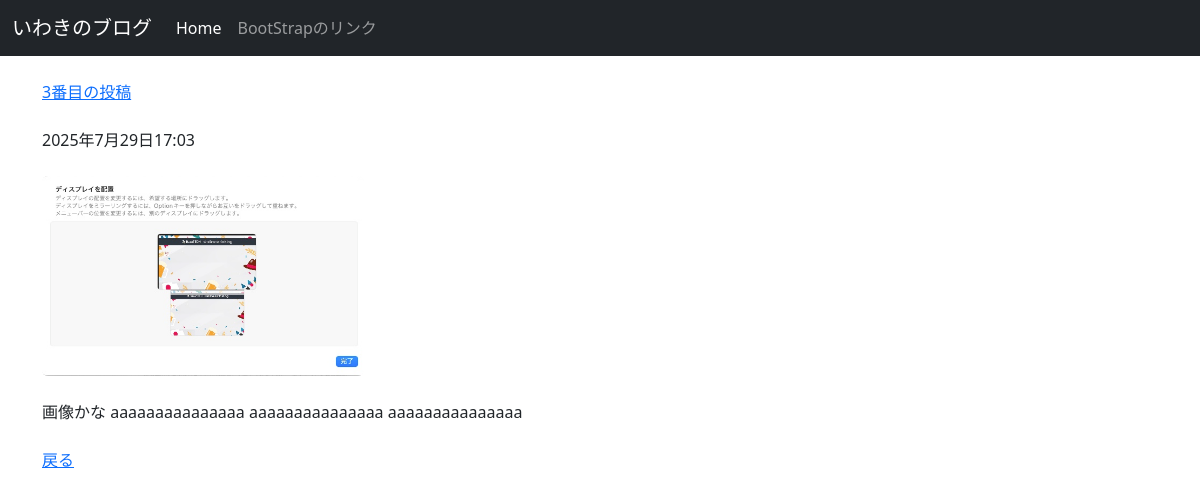
/posts/3/, run on the app's committed database.
### posts/models.py (models this page shows, shortened)
class Post(models.Model):
  title = models.CharField(max_length=100)
  published = models.DateTimeField()
  image = models.ImageField(upload_to='media/')
  body = models.TextField()

### posts/views.py (the view)
# urls.py: path('posts/<int:post_id>/', views.post_detail,name='post_detail'),
def post_detail(request,post_id):
  post = get_object_or_404(Post,pk=post_id)
  return render(request,'posts/post_detail.html',{'post':post})

### posts/templates/posts/post_detail.html (shortened to what this page needs)
<!DOCTYPE html>
<html lang="ja-jp">
 <head>
     <link href="https://cdn.jsdelivr.net/npm/bootstrap@5.3.0/dist/css/bootstrap.min.css" rel="stylesheet">
  </head>
 <body>
  <nav class="navbar navbar-expand-lg navbar-dark bg-dark">
  <div class="container-fluid">
    <a class="navbar-brand" href="#">いわきのブログ</a>
    <div class="collapse navbar-collapse" id="navbarSupportedContent">
      <ul class="navbar-nav me-auto mb-2 mb-lg-0">
        <li class="nav-item">
          <a class="nav-link active" aria-current="page" href="#">Home</a>
        </li>
        <li class="nav-item">
          <a class="nav-link" href="https://getbootstrap.jp/docs/5.3/getting-started/introduction/">BootStrapのリンク</a>
        </li>
      </ul>
    </div>
  </div>
</nav>
<div class="container">
    <br />
    <a href="{% url 'post_detail' post.id %}"> {{post.title }}</a>
     <br /><br />
     {{ post.published }}
     <br /><br />
     <img src="{{ post.image.url }}" class ="img-fluid rounded" style="max-height: 200px;"/>
     <br /><br />
     {{ post.body }}
     <br /><br />
     <a href="{% url 'index' %}">戻る</a>
  </div>
 </body>
</html>

### data on the page
Post: title "3番目の投稿", published "2025年7月29日17:03", image (picture), body "画像かな aaaaaaaaaaaaaaa aaaaaaaaaaaaaaa aaaaaaaaaaaaaaa"
